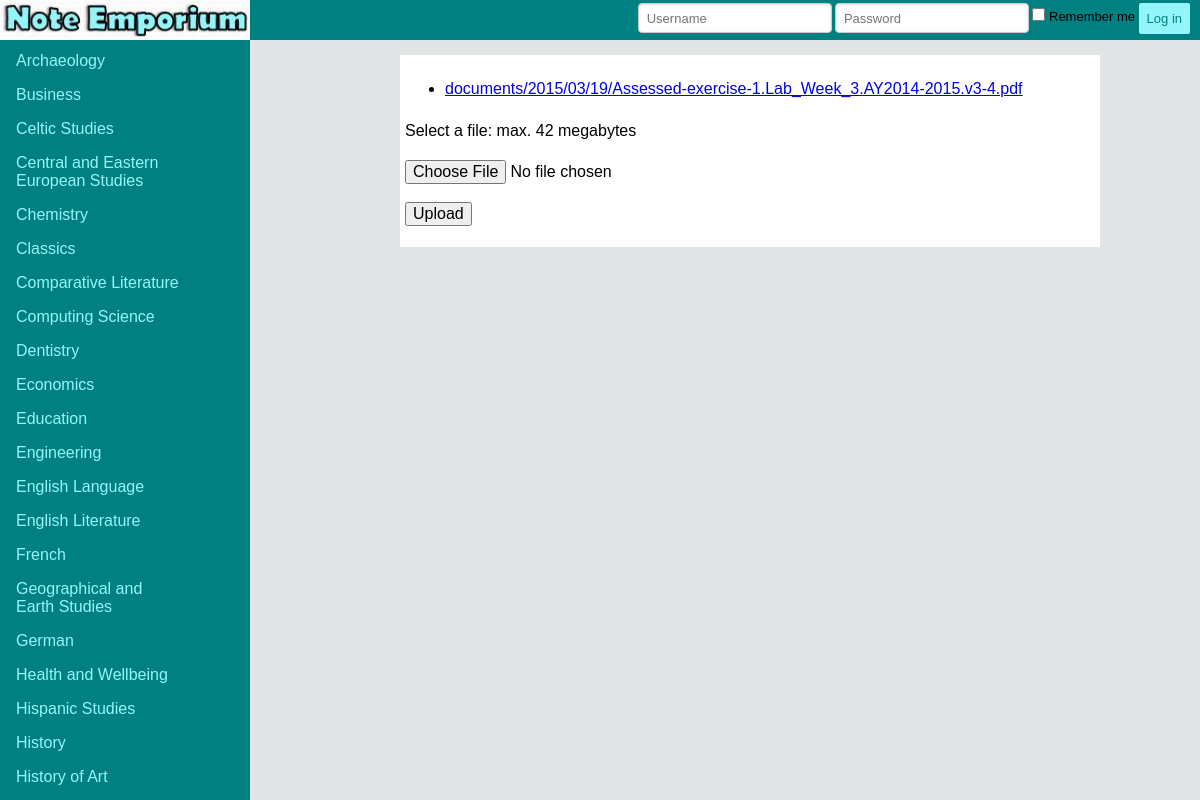
The page /note/upload/ on the database as committed earlier.
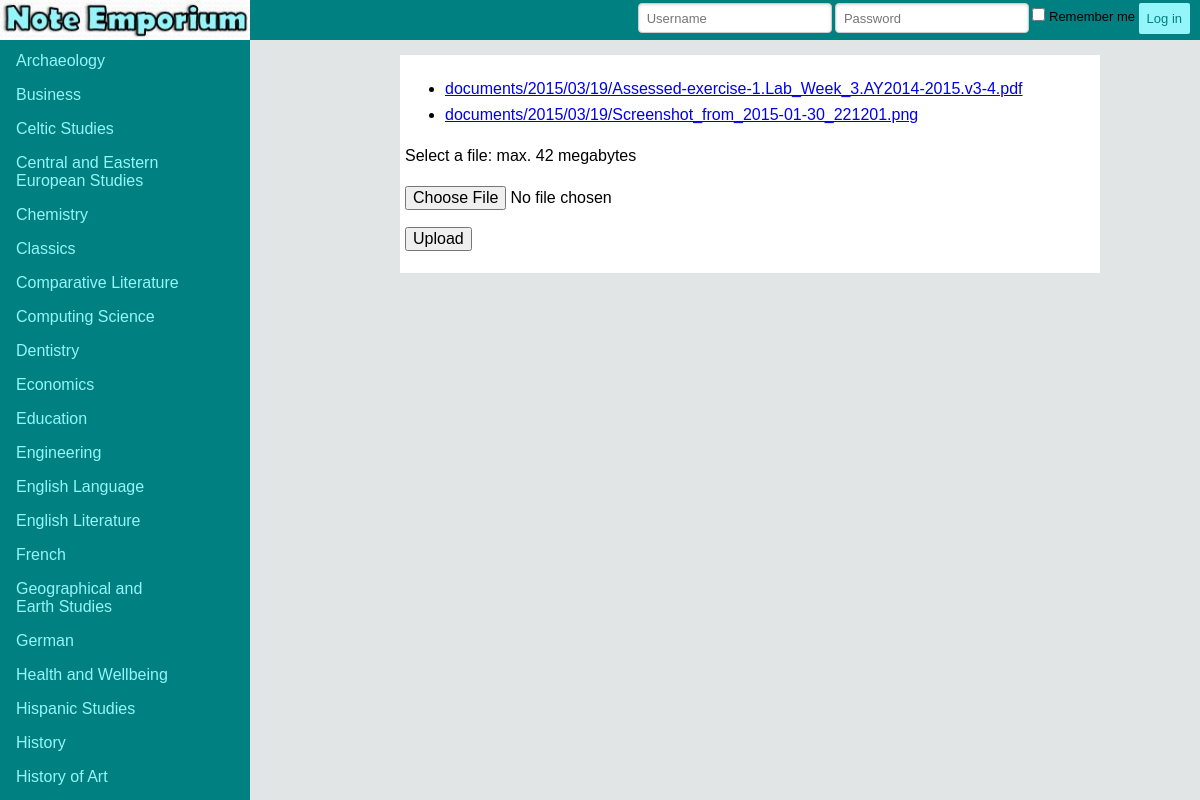
The same page on the database as committed later.
### note/models.py (models this page shows)
class Document(models.Model):
    docfile = models.FileField(upload_to='documents/%Y/%m/%d') # maybe need unicode

### note/views.py (the view)
def list(request):
    if request.method == 'POST':
        form = DocumentForm(request.POST, request.FILES)
        if form.is_valid():
            newdoc = Document(docfile = request.FILES['docfile'])
            newdoc.save()
            return HttpResponseRedirect(reverse('note.views.list'))
    else:
        form = DocumentForm() # A empty, unbound form
    documents = Document.objects.all()
    return render_to_response(
        'noteemp/upload.html',
        {'documents': documents, 'form': form},
        context_instance=RequestContext(request)
    )

### note/forms.py
class DocumentForm(forms.Form):
    docfile = forms.FileField(
        label='Select a file',
        help_text='max. 42 megabytes'
    )

### templates/noteemp/upload.html (shortened to what this page needs)
{% extends 'base.html' %}
{% block content %}
    <body>
    {% if documents %}
        <ul>
        {% for document in documents %}
            <li><a href="{{ document.docfile.url }}">{{ document.docfile.name }}</a></li>
        {% endfor %}
        </ul>
    {% else %}
        <p>No documents.</p>
    {% endif %}
        <form action="{% url 'list' %}" method="post" enctype="multipart/form-data">
            <p>{{ form.docfile.label_tag }} {{ form.docfile.help_text }}</p>
            <p>
                {{ form.docfile }}
            </p>
            <p><input type="submit" value="Upload" /></p>
        </form>
    </body>
{% endblock %}

### templates/base.html (shortened to what this page needs)
<!DOCTYPE html>
<html lang="en">
<head>
    {% load static %}
    <link rel="stylesheet" href="/static/css/pure-min.css">
    <link rel="stylesheet" href="/static/css/emporium_custom.css">
</head>
<body>
<div id="layout">
<div class="pure-menu pure-menu-scrollable custom-restricted">
    <ul class="pure-menu-list">
        <li class="pure-menu-item"><a href="#" class="pure-menu-link">Accounting and Finance</a></li>
        <li class="pure-menu-item"><a href="#" class="pure-menu-link">Archaeology</a></li>
        <li class="pure-menu-item"><a href="#" class="pure-menu-link">Business</a></li>
        <li class="pure-menu-item"><a href="#" class="pure-menu-link">Celtic Studies</a></li>
        <li class="pure-menu-item"><a href="#" class="pure-menu-link">Central and Eastern<br/>European Studies</a></li>
        <li class="pure-menu-item"><a href="#" class="pure-menu-link">Chemistry</a></li>
        <li class="pure-menu-item"><a href="#" class="pure-menu-link">Classics</a></li>
        <li class="pure-menu-item"><a href="#" class="pure-menu-link">Comparative Literature</a></li>
        <li class="pure-menu-item"><a href="#" class="pure-menu-link">Computing Science</a></li>
        <li class="pure-menu-item"><a href="#" class="pure-menu-link">Dentistry</a></li>
        <li class="pure-menu-item"><a href="#" class="pure-menu-link">Economics</a></li>
        <li class="pure-menu-item"><a href="#" class="pure-menu-link">Education</a></li>
        <li class="pure-menu-item"><a href="#" class="pure-menu-link">Engineering</a></li>
        <li class="pure-menu-item"><a href="#" class="pure-menu-link">English Language</a></li>
        <li class="pure-menu-item"><a href="#" class="pure-menu-link">English Literature</a></li>
        <li class="pure-menu-item"><a href="#" class="pure-menu-link">French</a></li>
        <li class="pure-menu-item"><a href="#" class="pure-menu-link">Geographical and<br/>Earth Studies</a></li>
        <li class="pure-menu-item"><a href="#" class="pure-menu-link">German</a></li>
        <li class="pure-menu-item"><a href="#" class="pure-menu-link">Health and Wellbeing</a></li>
        <li class="pure-menu-item"><a href="#" class="pure-menu-link">Hispanic Studies</a></li>
        <li class="pure-menu-item"><a href="#" class="pure-menu-link">History</a></li>
        <li class="pure-menu-item"><a href="#" class="pure-menu-link">History of Art</a></li>
        <li class="pure-menu-item"><a href="#" class="pure-menu-link">Immunology and<br/>Infection Diseases</a></li>
    </ul>
</div>
    <div class="pure-menu pure-menu-horizontal">
        <a href="/note/" class="menu-link" style="height:10vh; width:auto;"><img src="{% static "images/logo1.JPG" %}",
        width = "250px", height = "100%" alt="emporium logo"/></a>
        <ul class="pure-menu-list-h">
            <ul>
            <form class="pure-form">
            <fieldset>
                <input type="text" placeholder="Username">
                <input type="password" placeholder="Password">
                <label for="remember">
                    <input id="remember" type="checkbox"> Remember me
                </label>
                <button type="submit" class="pure-button pure-button-primary" style="padding: 8px;">Log in</button>
            </fieldset>
            </form>
            </ul>
    </div>
<div class = content>{% block content %}{% endblock %}</div>
</div>
</body>
</html>

### static/css/pure-min.css (style rules this page uses)
html { font-family:sans-serif;-ms-text-size-adjust:100%;-webkit-text-size-adjust:100% }
body { margin:0 }
a { background-color:transparent }
img { border:0 }
button,input,optgroup,select,textarea { color:inherit;font:inherit;margin:0 }
button { overflow:visible }
button,select { text-transform:none }
button,html input[type=button],input[type=reset],input[type=submit] { -webkit-appearance:button;cursor:pointer }
input { line-height:normal }
input[type=checkbox],input[type=radio] { box-sizing:border-box;padding:0 }
fieldset { border:1px solid silver;margin:0 2px;padding:.35em .625em .75em }
.pure-button { display:inline-block;zoom:1;line-height:normal;white-space:nowrap;vertical-align:middle;text-align:center;cursor:pointer;-webkit-user-drag:none;-webkit-user-select:none;-moz-user-select:none;-ms-user-select:none;user-select:none;-webkit-box-sizing:border-box;-moz-box-sizing:border-box;box-sizing:border-box }
.pure-button { font-family:inherit;font-size:100%;padding:.5em 1em;color:#444;color:rgba(0,0,0,.8);border:1px solid #999;border:0 rgba(0,0,0,0);background-color:#E6E6E6;text-decoration:none;border-radius:2px }
.pure-button-primary,.pure-button-selected,a.pure-button-primary,a.pure-button-selected { background-color:#0078e7;color:#fff }
.pure-form input[type=text],.pure-form input[type=password],.pure-form input[type=email],.pure-form input[type=url],.pure-form input[type=date],.pure-form input[type=month],.pure-form input[type=time],.pure-form input[type=datetime],.pure-form input[type=datetime-local],.pure-form input[type=week],.pure-form input[type=number],.pure-form input[type=search],.pure-form input[type=tel],.pure-form input[type=color],.pure-form select,.pure-form textarea { padding:.5em .6em;display:inline-block;border:1px solid #ccc;box-shadow:inset 0 1px 3px #ddd;border-radius:4px;vertical-align:middle;-webkit-box-sizing:border-box;-moz-box-sizing:border-box;box-sizing:border-box }
.pure-form label { margin:.5em 0 .2em }
.pure-form fieldset { margin:0;padding:.35em 0 .75em;border:0 }
.pure-menu { -webkit-box-sizing:border-box;-moz-box-sizing:border-box;box-sizing:border-box }
.pure-menu-list,.pure-menu-item { position:relative }
.pure-menu-list { list-style:none;margin:0;padding:0 }
.pure-menu-item { padding:0;margin:0;height:100% }
.pure-menu-link,.pure-menu-heading { display:block;text-decoration:none;white-space:nowrap }
.pure-menu-horizontal { width:100%;white-space:nowrap }
.pure-menu-scrollable { overflow-y:scroll;overflow-x:hidden }
.pure-menu-scrollable .pure-menu-list { display:block }
.pure-menu-link { color:#777 }
.pure-menu-link,.pure-menu-disabled,.pure-menu-heading { padding:.5em 1em }

### static/css/emporium_custom.css (style rules this page uses)
.custom-restricted { list-style: none; background: #008080; width: 250px; position: fixed; top: 10px; right: 0; bottom: 0; left: 0; z-index: 0; }
.pure-menu-horizontal { position: relative; background: #008080; height: 40px; width: 100vw; }
.menu-link { width: 250px; align-self: center; }
.pure-menu-list-h { float: right; position: absolute; right: 10px; top: -15px; font-size: small; }
.pure-menu-link { color: #94F5FA; }
body { background: #E1E5E5; }
.pure-button { position: inherit; background: #94F5FA; color: #008080; padding: 15px; }
#layout { position: relative; padding-left: 0; }
.content { position: fixed; top: 50px; left: 400px; right: 100px; margin: 5px auto; padding: 5px; max-height: 90vh; line-height: 1.6em; background: white; }

Rows that differ between the two databases and show on the page:
added Document: docfile.name "documents/2015/03/19/Screenshot_from_2015-01-30_221201.png"
